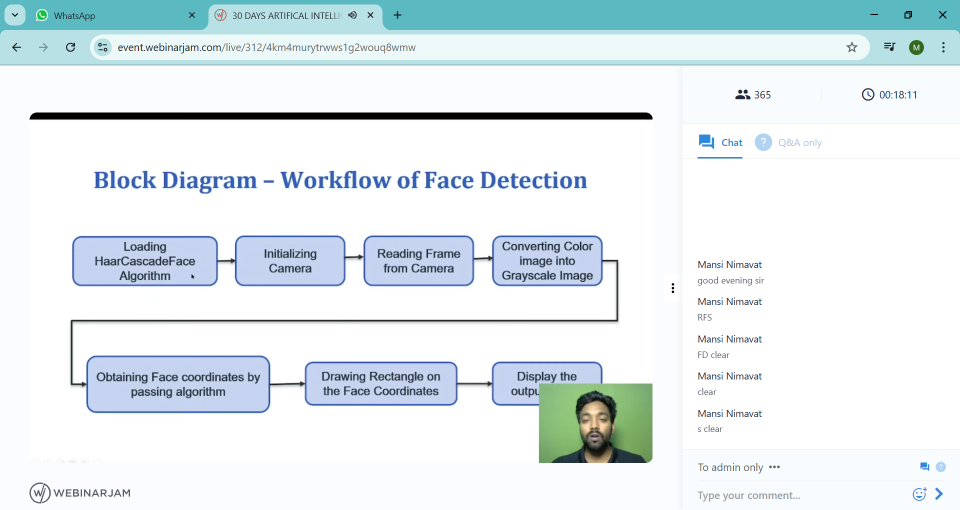
#> input picture Masterclasses/30 DAYS ARTIFICAL INTELLIGENCE MASTERCLASS - Google Chrome 12_16_2024 7_18_17 PM.png, 1920 x 1020 px, given in place of the camera (shown at 1/2 size)
$ python Create_data.py
#> lines starting #> are read from the running program, lines starting #| are printed output that depends on the picture; after the words box and inside, x2 and y2 are one past the last pixel; in counts of white or black regions, pixels touching at a corner belong together
import cv2,os
hf='haarcascade_frontalface_default.xml'
datasets='datasets'
sd='Darshi'

path=os.path.join(datasets,sd)
if not os.path.exists(path):  # Use os.makedirs for nested directories
    os.makedirs(path)

(width,height)=(130,100)

face_cascade=cv2.CascadeClassifier(hf)

webcam=cv2.VideoCapture(0)

count=1
while count<51:
    print(count)
    (_,im)=webcam.read()
#> im is the input picture: shape (1020, 1920, 3); mean B, G, R 239.5, 235.7, 226.2
    gray=cv2.cvtColor(im,cv2.COLOR_BGR2GRAY)
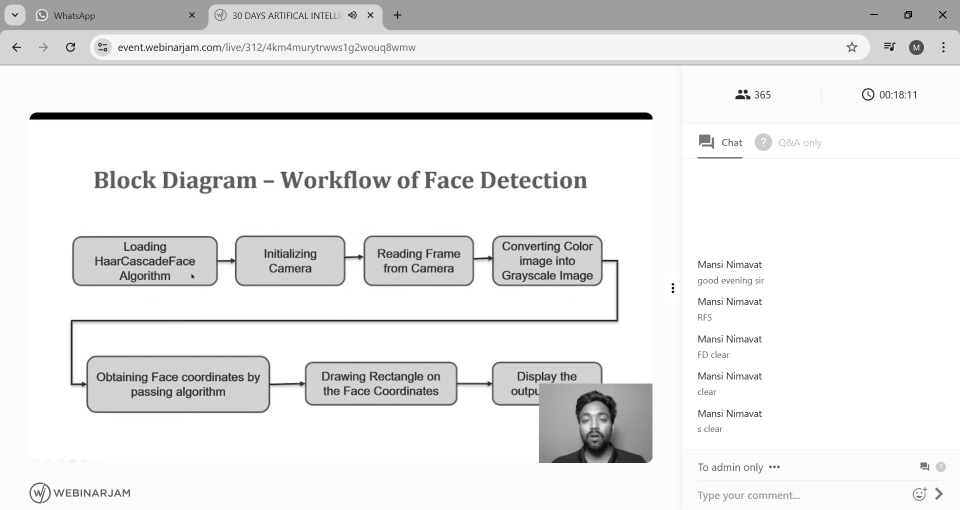
#> gray: shape (1020, 1920) (shown at 1/2 size); min 0, max 255, mean 233.3
    faces=face_cascade.detectMultiScale(gray,1.3,4)
#> faces = [[1147, 805, 84, 84]]

    for(x,y,w,h) in faces:
        cv2.rectangle(im,(x,y),(x+w,y+h),(255,0,0),2)
        face=gray[y:y+h,x:x+w]
        face_resize=cv2.resize(face,(width,height))
        cv2.imwrite('%s/%s.png' %(path,count),face_resize)
#> this loop made 1 pass
#> pass 1, `face=gray[y:y+h,x:x+w]`:
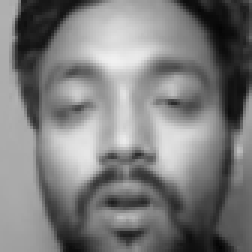
#> face: shape (84, 84) (shown 3 times larger); min 4, max 241, mean 124.5
#> pass 1, `face_resize=cv2.resize(face,(width,height))`:
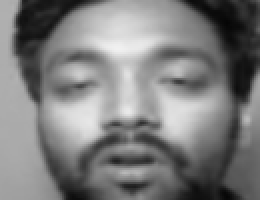
#> face_resize: shape (100, 130) (shown 2 times larger); min 5, max 241, mean 124.4
#> after the loop:
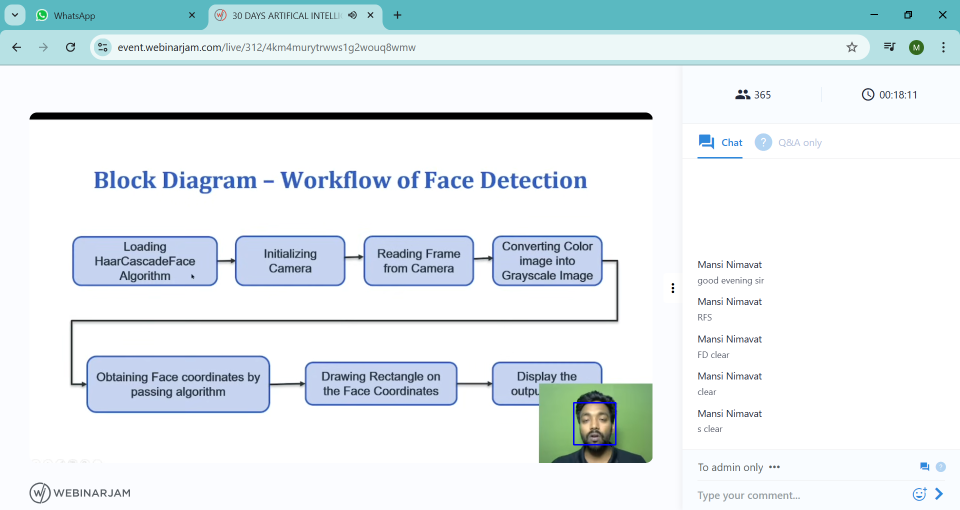
#> im: shape (1020, 1920, 3) (shown at 1/2 size); 0.05% of pixels changed, all inside (x1, y1, x2, y2) = (1146, 804, 1233, 891)
    count+=1

    cv2.imshow('OpenCV',im)
    key=cv2.waitKey(10)
#> (key Esc is pressed here)
    if key==27:
        break
webcam.release()
cv2.destroyAllWindows()

$ run again, on Masterclasses/30 DAYS ARTIFICAL INTELLIGENCE MASTERCLASS - Google Chrome 12_18_2024 7_08_53 PM.png
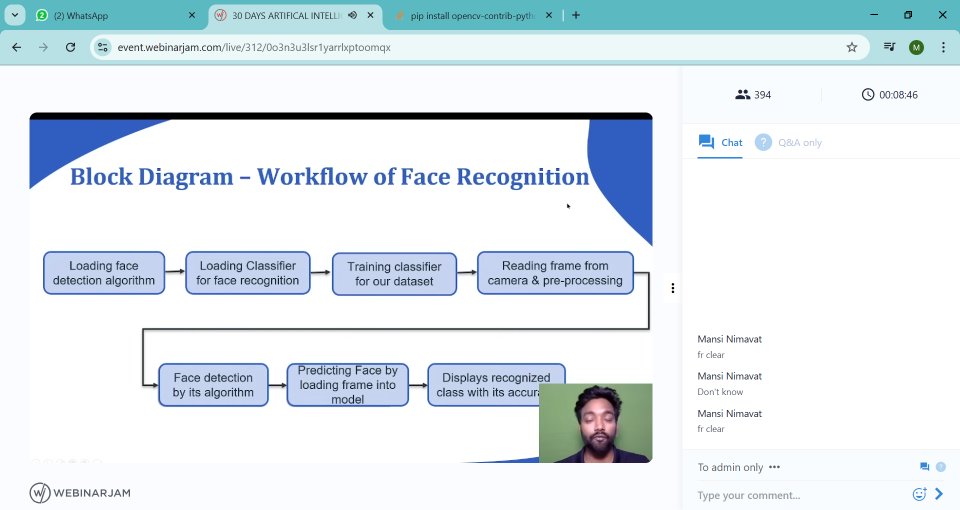
#> input picture Masterclasses/30 DAYS ARTIFICAL INTELLIGENCE MASTERCLASS - Google Chrome 12_18_2024 7_08_53 PM.png, 1920 x 1020 px, given in place of the camera (shown at 1/2 size)
#> im is the input picture: shape (1020, 1920, 3); mean B, G, R 238.7, 232.6, 222.8
#> `gray=cv2.cvtColor(im,cv2.COLOR_BGR2GRAY)`:
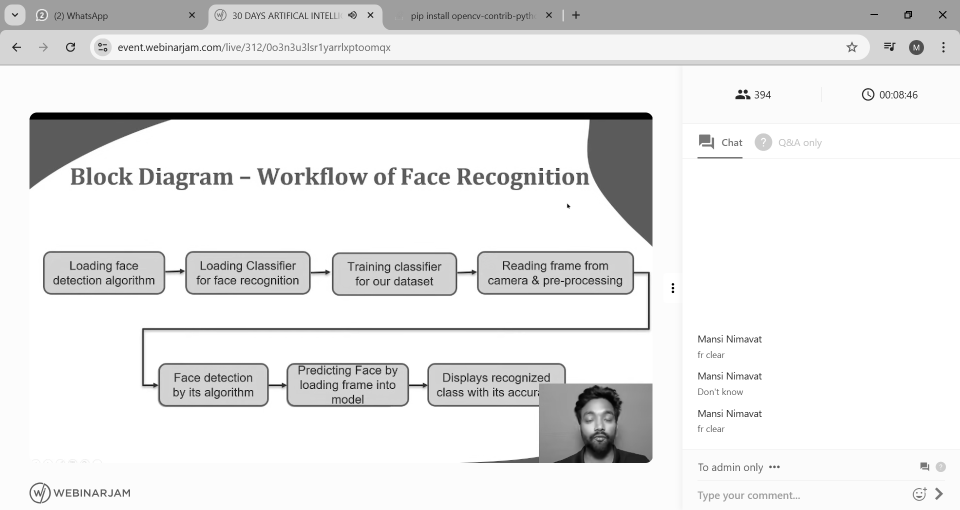
#> gray: shape (1020, 1920) (shown at 1/2 size); min 0, max 255, mean 230.3
#> faces = [[1151, 801, 94, 94]]
#> the loop `for(x,y,w,h) in faces:` made 1 pass
#> after the loop `for(x,y,w,h) in faces:`:
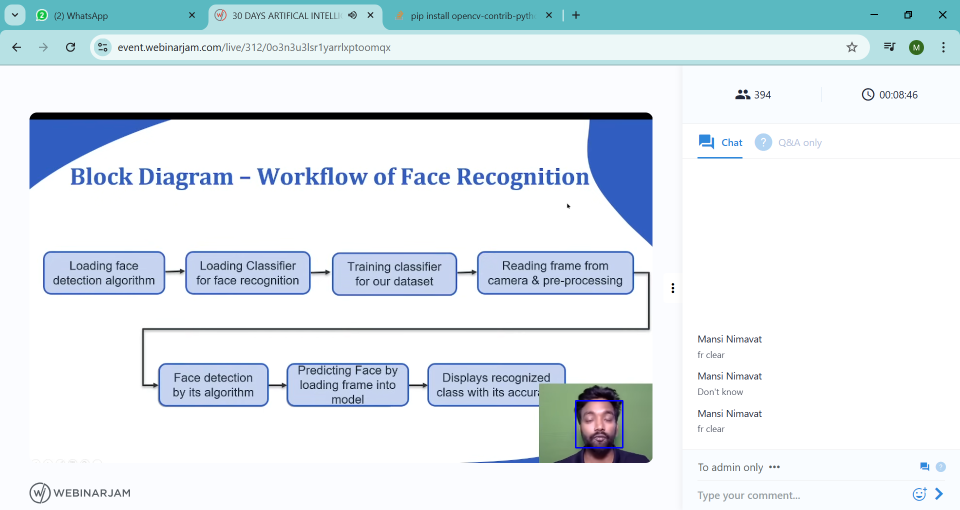
#> im: shape (1020, 1920, 3) (shown at 1/2 size); 0.06% of pixels changed, all inside (x1, y1, x2, y2) = (1150, 800, 1247, 897)

$ run again, on Masterclasses/30 DAYS ARTIFICAL INTELLIGENCE MASTERCLASS - Google Chrome 12_21_2024 7_09_06 PM.png
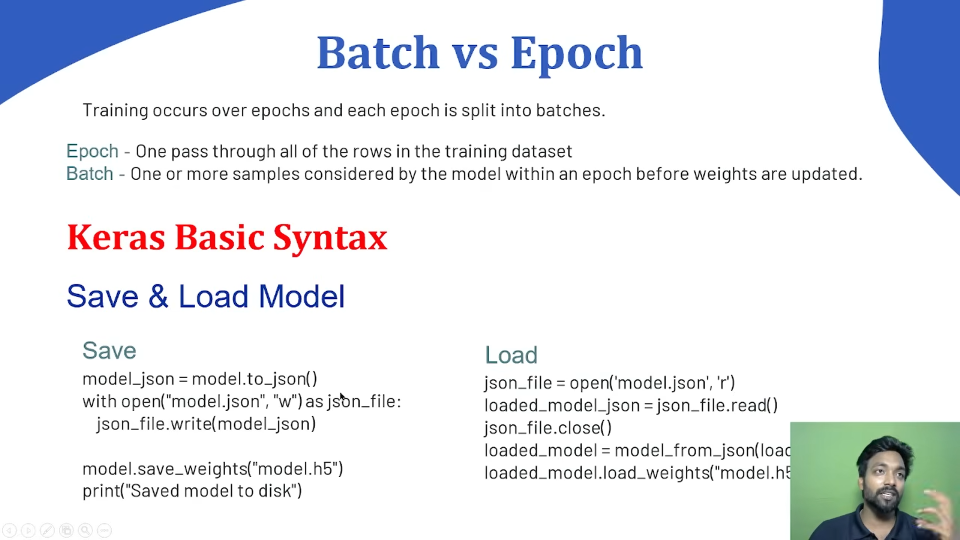
#> input picture Masterclasses/30 DAYS ARTIFICAL INTELLIGENCE MASTERCLASS - Google Chrome 12_21_2024 7_09_06 PM.png, 1920 x 1080 px, given in place of the camera (shown at 1/2 size)
#> im is the input picture: shape (1080, 1920, 3); mean B, G, R 238.4, 234.2, 231.7
#> faces = [[1064, 736, 89, 89], [1727, 904, 103, 103]]
#> the loop `for(x,y,w,h) in faces:` made 2 passes
#> pass 1, `face_resize=cv2.resize(face,(width,height))`:
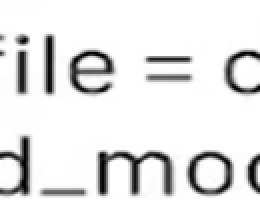
#> face_resize: shape (100, 130) (shown 2 times larger); min 0, max 255, mean 228
#> after the loop `for(x,y,w,h) in faces:`:
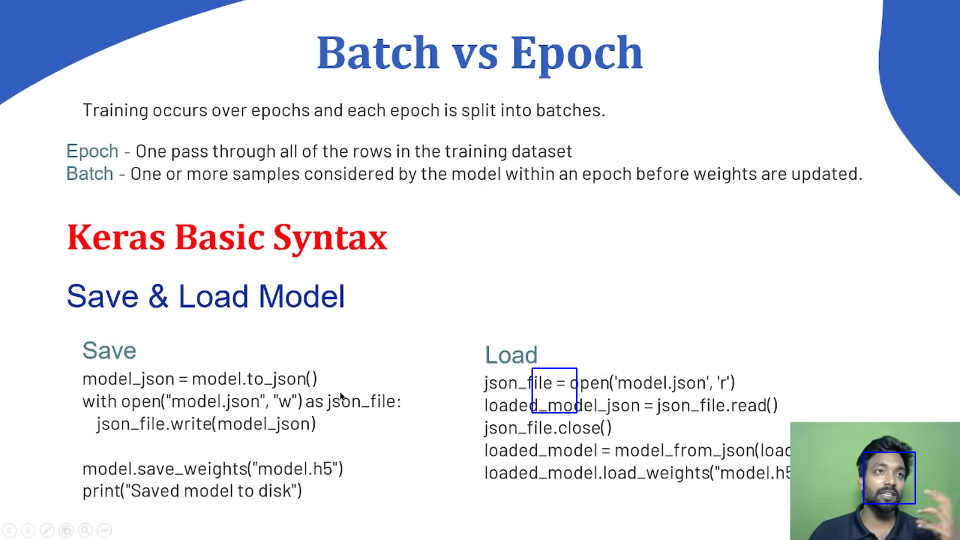
#> im: shape (1080, 1920, 3) (shown at 1/2 size); 0.11% of pixels changed, all inside (x1, y1, x2, y2) = (1063, 735, 1832, 1009)

$ run again, on Masterclasses/30 DAYS ARTIFICAL INTELLIGENCE MASTERCLASS - Google Chrome 12_24_2024 7_09_28 PM.png
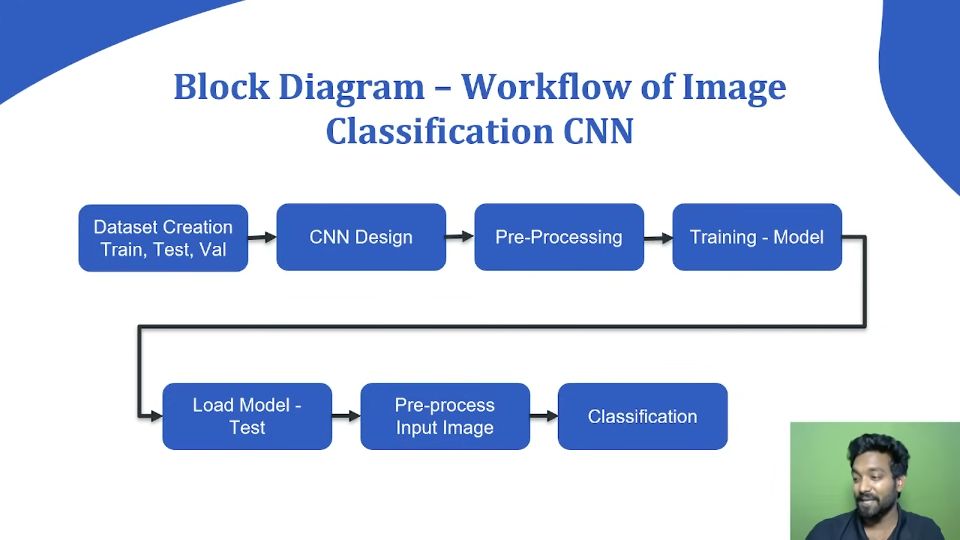
#> input picture Masterclasses/30 DAYS ARTIFICAL INTELLIGENCE MASTERCLASS - Google Chrome 12_24_2024 7_09_28 PM.png, 1920 x 1080 px, given in place of the camera (shown at 1/2 size)
#> im is the input picture: shape (1080, 1920, 3); mean B, G, R 233.4, 215, 204.3
#> `gray=cv2.cvtColor(im,cv2.COLOR_BGR2GRAY)`:
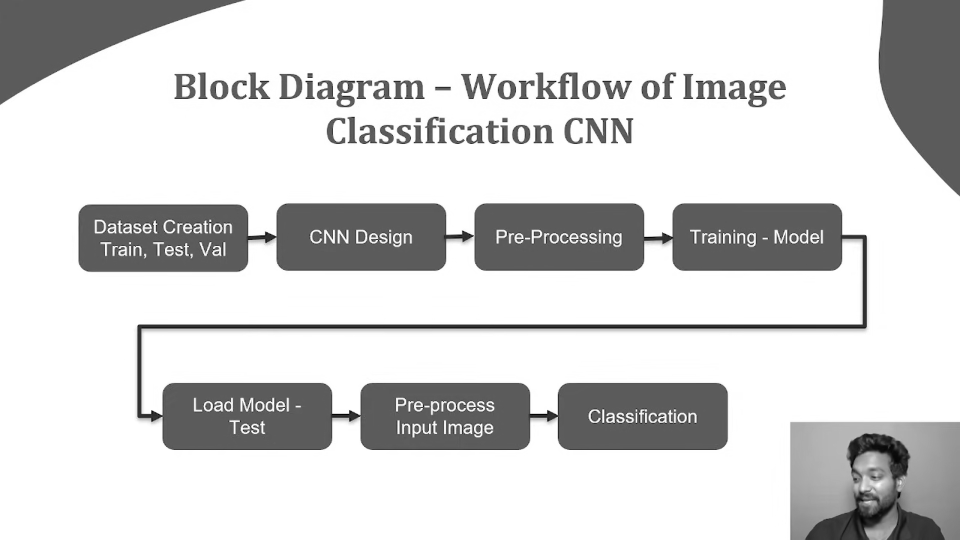
#> gray: shape (1080, 1920) (shown at 1/2 size); min 0, max 255, mean 213.9
#> faces = [[1676, 910, 116, 116]]
#> the loop `for(x,y,w,h) in faces:` made 1 pass
#> after the loop `for(x,y,w,h) in faces:`:
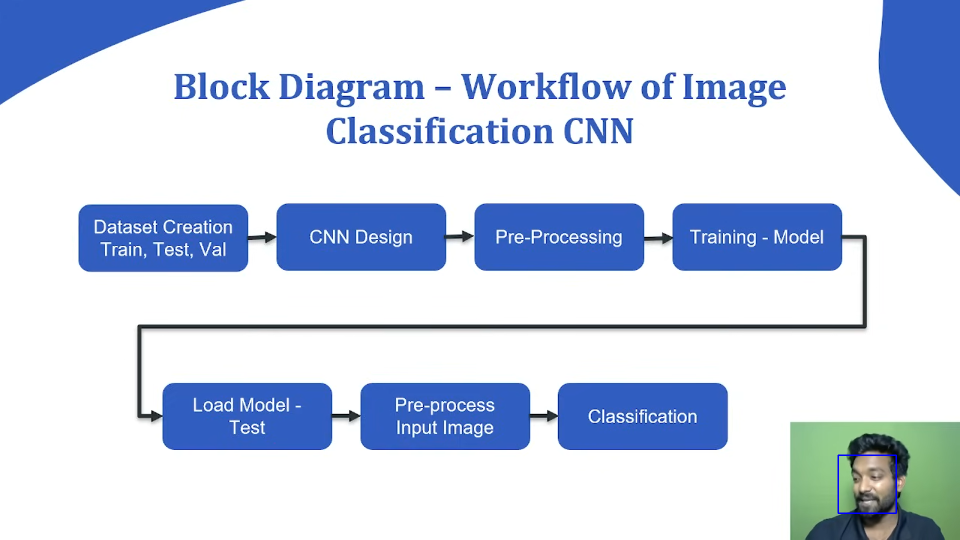
#> im: shape (1080, 1920, 3) (shown at 1/2 size); 0.07% of pixels changed, all inside (x1, y1, x2, y2) = (1675, 909, 1794, 1028)
